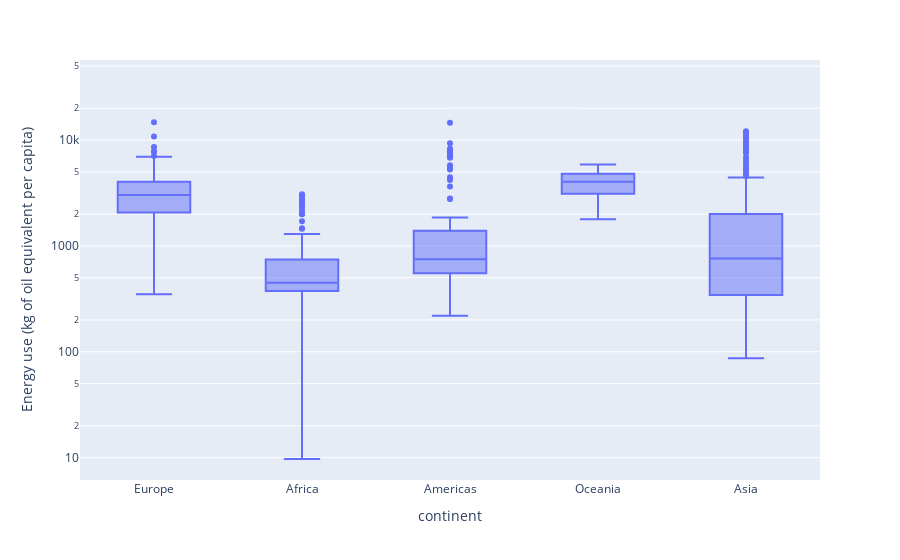

Notebook code cell kept with this figure:
### Code cell
# Boxplot visualization
fig = px.box(df_e, x='continent', y='Energy use (kg of oil equivalent per capita)', log_y=True)

# Show the plot
fig.show()

### Figure 1 — Plotly figure (JSON) as saved in the notebook; plotly's stock layout.template omitted (floating-point values rounded to 4 significant figures; data arrays with more than 128 entries replaced by an {"elided": "..."} marker saying what was removed)
{"data": [{"alignmentgroup": "True", "hovertemplate": "continent=%{x}<br>Energy use (kg of oil equivalent per capita)=%{y}<extra></extra>", "legendgroup": "", "marker": {"color": "#636efa"}, "name": "", "notched": false, "offsetgroup": "", "orientation": "v", "showlegend": false, "type": "box", "x": {"elided": "1410 str values"}, "x0": " ", "xaxis": "x", "y": {"elided": "1410 float values"}, "y0": " ", "yaxis": "y"}], "layout": {"boxmode": "group", "legend": {"tracegroupgap": 0}, "margin": {"t": 60}, "xaxis": {"anchor": "y", "domain": [0, 1], "title": {"text": "continent"}}, "yaxis": {"anchor": "x", "domain": [0, 1], "title": {"text": "Energy use (kg of oil equivalent per capita)"}, "type": "log"}}}
